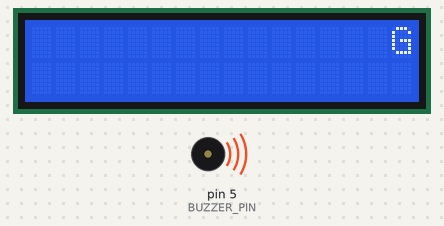
Bench run of a sketch on a simulated Arduino Uno, built with avr-gcc and run on an emulated ATmega328P. Parts: 16×2 character LCD, buzzer (waves = sounding).

Above: at 0.6 s.
At 3.7 s:
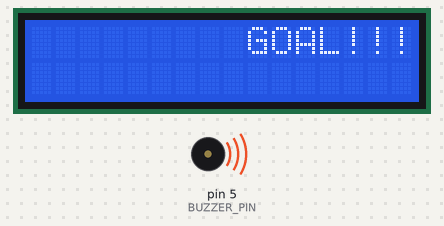
At 5.3 s:
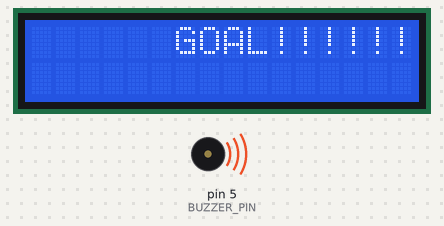
At 6.9 s:
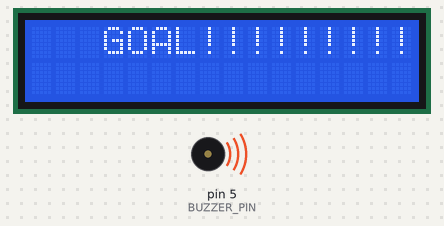
Timing chart, 0 to 9.3 s (numbered marks = the images above):
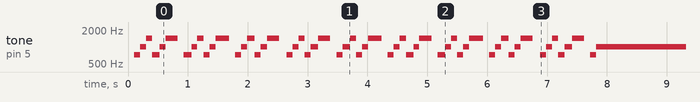

Measured:
- what the display in image 0 shows lasts 0.5 s, from 0.5 s to 1.0 s
- what the display in image 1 shows lasts 0.5 s, from 3.7 s to 4.2 s

The sketch:

buzze_txt_combined.ino
```cpp
#define TITLE "COMBINE BUZZER WITH LCD"
```

buzzer.ino
```cpp
const byte BUZZER_PIN=5;
const uint16_t freqGoal[] PROGMEM= {727, 1019, 1432, 727, 1019, 1432, 1432, 1432};
const uint16_t freqMiss[] PROGMEM= {656, 400, 400, 512, 278, 278, 278};

void buzzerInit()
{
  pinMode(BUZZER_PIN, OUTPUT);
}

bool buzzerTone(const uint16_t* freqs, int freqs_len, int itv){
  static unsigned long control_millis = 0;
  static int k=0;

  if (millis()-control_millis>itv)
  {
    tone(BUZZER_PIN, pgm_read_word_near(freqs+k));
    k++;
    control_millis = millis();
  }

  if (k>=freqs_len)
  {
    k=0;
    noTone(BUZZER_PIN);
    return true;
  }
  return false;
}
```

main.ino
```cpp
void celebration()
{
  int progress=0;
  while(true)
  {
    static bool buzzer_target=1;
    static bool lcd_part_1=1;
    if (buzzerTone(freqGoal, 8, 100))
    {
      if (buzzer_target)
      {
        progress++;
        buzzer_target=0;
      }
    }
    if (runningTxt(goalMessage, 0, 500))
    {
      if (lcd_part_1)
      {
        progress++;
        lcd_part_1=0;
      }
    }
    if (progress==2)
    {
      buzzer_target=1;
      lcd_part_1=1;
      break;
    }
  }
}


void setup() {
  // put your setup code here, to run once:
  lcd.init();
  lcd.backlight();
  buzzerInit();
  celebration();
}

void loop() {
  // put your main code here, to run repeatedly:

}
```

lcd.ino
```cpp
#include <LiquidCrystal_I2C.h>

#define LCD_ADDR 0x27
#define LCD_ROW 2
#define LCD_COL 16

const char goalMessage[] PROGMEM = {"GOAL!!!!!!!!!!!!"};
const char missMessage[] PROGMEM = {"You Missed!"};

// initialize the library with the numbers of the interface pins
LiquidCrystal_I2C lcd(LCD_ADDR, LCD_COL, LCD_ROW);

void lcdPrint(const char* msg, int col, int row)
{
  for(int i = 0; i<strlen_P(msg); i++)
  {
    lcd.setCursor(col+i, row);
    lcd.print((char) pgm_read_byte_near(msg+i));
  }
}

byte runningTxt(const char* msg, int row, int itv)
{
  static unsigned long text_millis=0;
  static int k=0;

  if (millis()-text_millis>itv)
  {
    lcdPrint(msg, 15-k, row);
    k++;
    text_millis=millis();
  }

  if (k>=15)
  {
    k=0;
    lcd.clear();
    return true;
  }
  return false;
}
```
